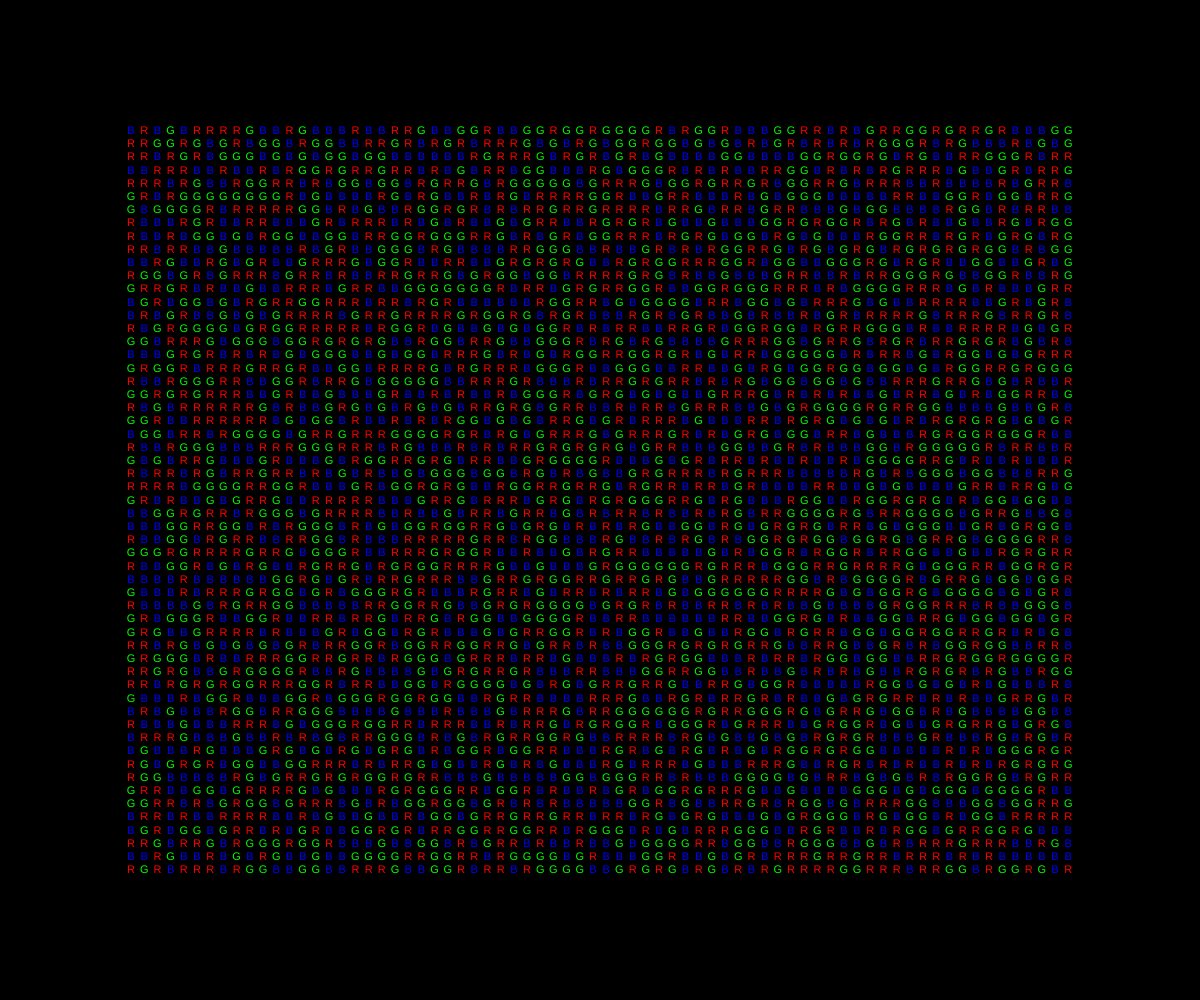
Frame 1 (no input)
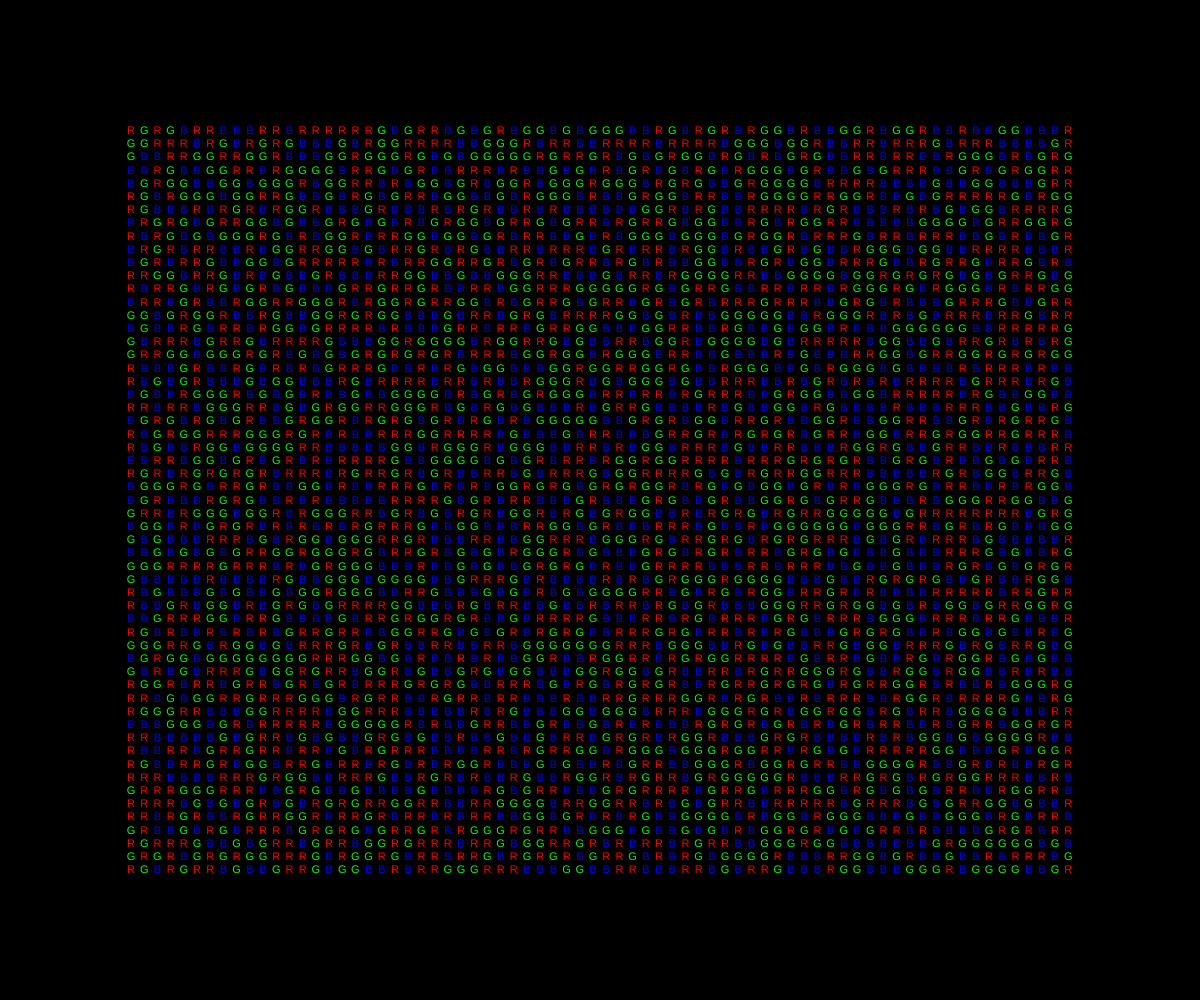
Frame 2 (the mouse pressed at the canvas centre, redrawn once)

The p5.js sketch that drew these frames (run headless with seeded random() and noise() and a simulated clock; the mouse was pressed at the canvas centre and the sketch redrawn once):

// p5.js sketch
// ── sketch.js
let tex = ['R', 'G', 'B'];
let margin;
let textSpacing;
let textsize = 11;

function setup() {
	createCanvas(windowWidth, windowHeight);
	textFont('Helvetica');
	textSize(textsize);
	textSpacing = 11 * 1.2
	textAlign(CENTER, CENTER);
	margin = width / 10;
}

function draw() {
	background(0);
	for (let yi = margin + textsize; yi <= height - margin; yi += textSpacing) {
		for (let xi = margin + textsize; xi <= width - margin; xi += textSpacing) {

			let changeText = tex[int(random(tex.length))];

			if (changeText === 'R') {
				fill(255, 0, 0);
			} else if (changeText === 'G') {
				fill(0, 255, 0);
			} else if (changeText === 'B') {
				fill(0, 0, 255);
			}

			text(changeText, xi, yi);

		}
	}
	noLoop();
}

function windowResized() {
	resizeCanvas(windowWidth, windowHeight);
	margin = width / 10;
}

function mouseClicked() {
	redraw();
}
